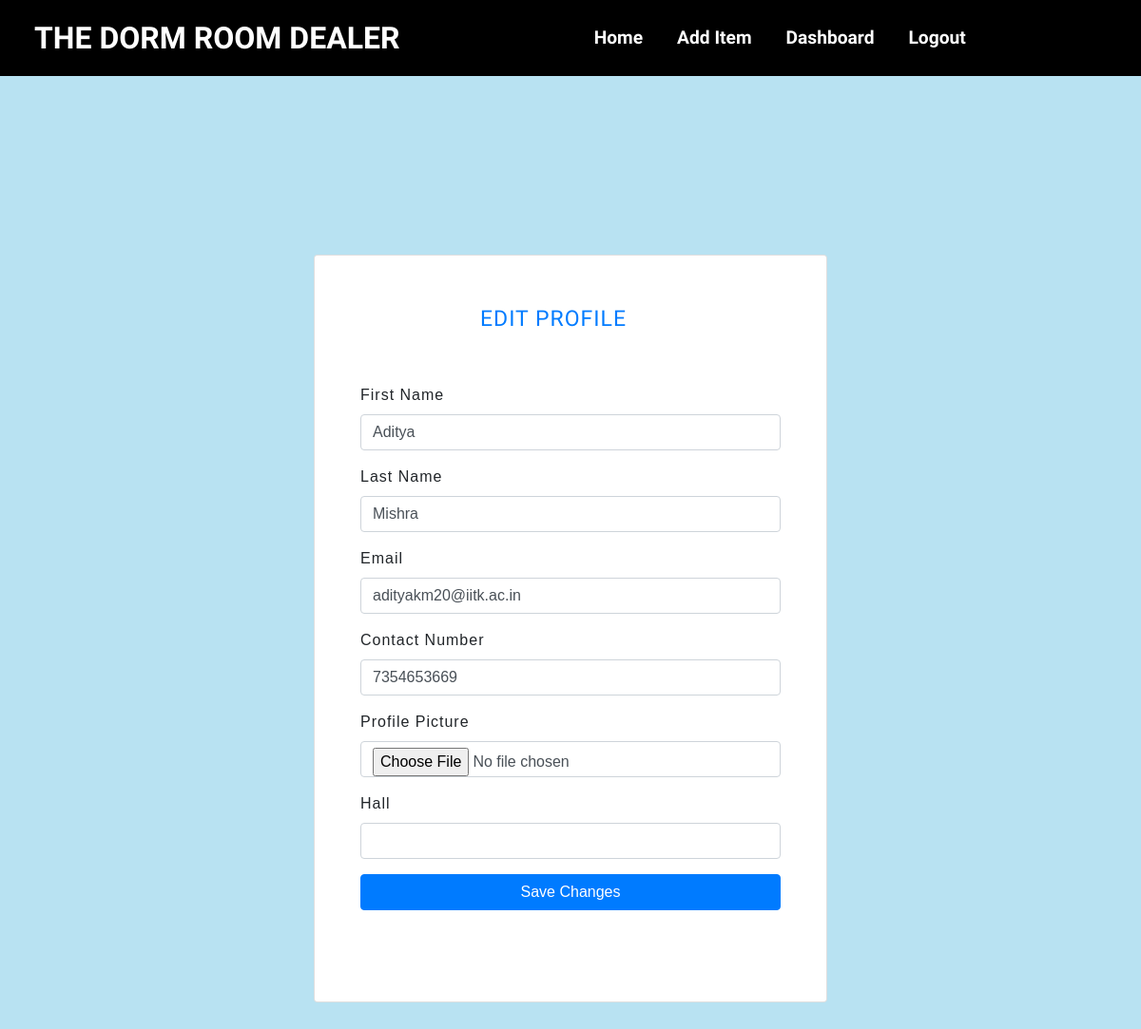
/edit_profile/ (signed in), run on the app's committed database.
### accounts/models.py (models this page shows, shortened)
class CustomUser(AbstractUser):
    notifications = models.ManyToManyField(Notification, blank=True, related_name='users_notifications')
    groups = models.ManyToManyField(Group, blank=True, related_name='users_groups')
    user_permissions = models.ManyToManyField(Permission, blank=True, related_name='users_permissions')

class Detail(models.Model):
    username = models.CharField(max_length=50)
    contact = models.CharField(max_length=10)
    profile = models.ImageField(upload_to='pics',null=True )
    hall = models.IntegerField(null=True)

### accounts/views.py (the view)
# urls.py: path('edit_profile/', views.edit_profile, name='edit_profile'),
@login_required(login_url='login')
def edit_profile(request):
    if request.method == 'POST':
        user = request.user
        user.first_name = request.POST.get('firstname')
        user.last_name = request.POST.get('lastname')
        user.email = request.POST.get('email')
        user.save()
        detail = Detail.objects.get(username=user.username)
        detail.contact = request.POST.get('contact')
        if (request.FILES.get('profile')):
            detail.profile = request.FILES.get('profile')
        else:
            detail.profile = detail.profile
        if (request.POST.get('hall')):
            detail.hall = request.POST.get('hall')
        else:
            detail.hall = detail.hall
        detail.save()
        return redirect('dashboard')
    else:
        user = request.user
        detail = Detail.objects.get(username=user.username)
        return render(request, 'edit_profile.html', {'user': user, 'detail': detail})

### templates/edit_profile.html (shortened to what this page needs)
{% extends 'base.html' %}
{% block content %}
<div class="container">
  <div class="row">
    <div class="col-md-6 offset-md-3">
      <div class="card form-card my-5">
        <h2 class="text-center text-primary mt-5">EDIT PROFILE</h2>
        <form class="card-body cardbody-color p-lg-5" method="POST" enctype="multipart/form-data">
          <div class="mb-3">
            <label for="firstname" class="form-label">First Name</label>
            <input type="text" class="form-control" id="firstname" name="firstname" value="{{ user.first_name }}">
          </div>
          <div class="mb-3">
            <label for="lastname" class="form-label">Last Name</label>
            <input type="text" class="form-control" id="lastname" name="lastname" value="{{ user.last_name }}">
          </div>
          <div class="mb-3">
            <label for="email" class="form-label">Email</label>
            <input type="email" class="form-control" id="email" name="email" value="{{ user.email }}">
          </div>
          <div class="mb-3">
            <label for="contact" class="form-label">Contact Number</label>
            <input type="text" class="form-control" id="contact" name="contact" value="{{ detail.contact }}">
          </div>
          <div class="mb-3">
            <label for="profile" class="form-label">Profile Picture</label>
            <input type="file" class="form-control" id="profile" placeholder="Profile Picture" name="profile" accept="image/*" value=" /media/{{ user.profile }}" >
          </div>
          <div class="mb-3">
            <label for="hall" class="form-label">Hall</label>
            <input type="number" class="form-control" id="hall" name="hall" value="{{ user.hall }}">
          </div>
          <button type="submit" class="btn btn-primary px-5 mb-5 w-100">Save Changes</button>
        </form>
      </div>
    </div>
  </div>
</div>
{% endblock %}

### static/css/nav.css (style rules this page uses)
body { margin: 0; padding: 0; }
.container { width: 100%; margin-top: 140px; font-family: sans-serif ; letter-spacing: 1px; }
.container h2 { text-align: center; margin: 0 auto; display: block; color: black; width: 200px; font-size: 23px; font-family: 'Barlow Semi Condensed', sans-serif; top: 35px; padding: 5px; height: 39px; }
.container h2:after { content: ''; border-right: 40px solid transparent; position: relative; left: 68px; top:33px; }
.row { margin-top: 30px; }

### templates/edit_profile.html (style rules this page uses)
body { background-color: #B8E2F2; }

### data on the page
CustomUser: firstname "Aditya", lastname "Mishra", email "adityakm20@iitk.ac.in"
Detail: contact "7354653669"
